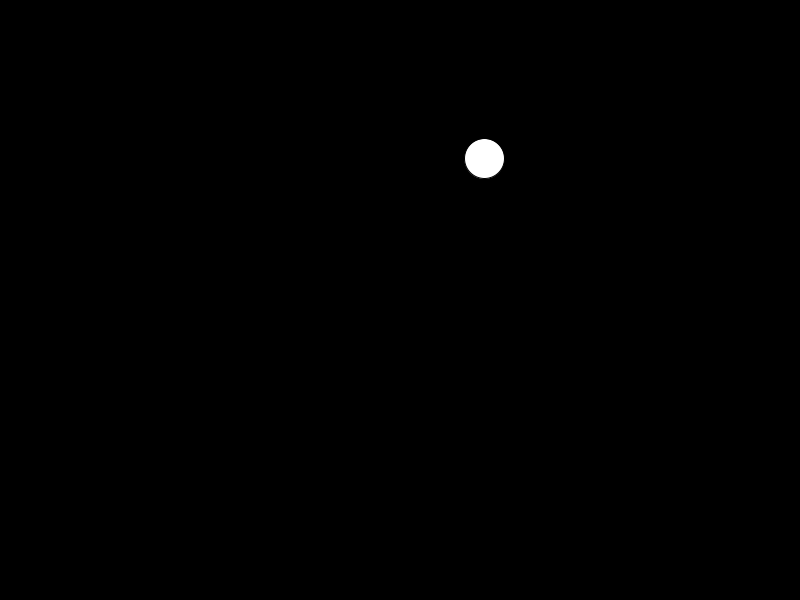
Frame 1 (no input)
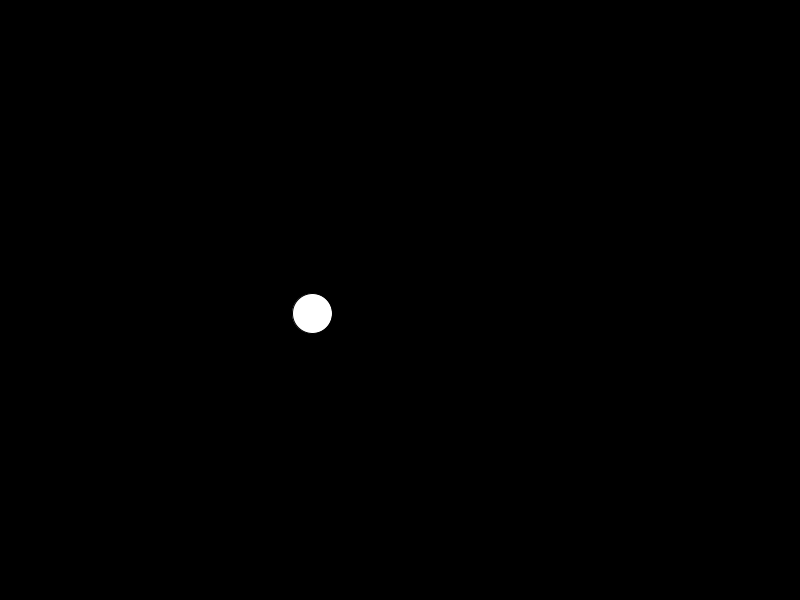
Frame 60 (the mouse pressed at the canvas centre just before this capture)
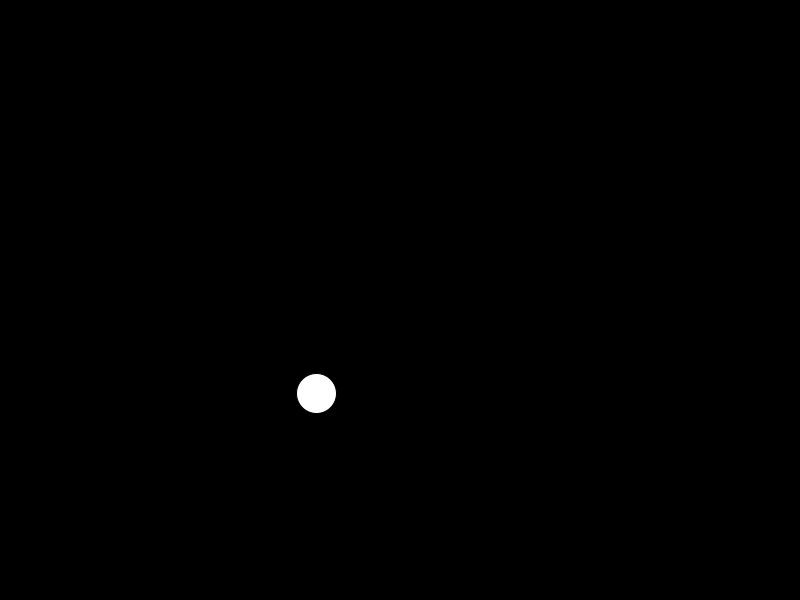
Frame 120 (the mouse held since frame 60 and released just before this capture)

The Processing sketch that drew these frames (run headless with seeded random() and noise(); from frame 60 on, the mouse is pressed at the canvas centre):

// Processing sketch: perlinNoise
// ── perlinNoise.pde
float t = 0;
float t2 = 1000;
void setup() {
  size(800, 600);
  
}

void draw() {
  background(0);
  fill(255);
  t += 0.01;
  t2 += 0.01;
  float x = noise(t);
  float y = noise(t2);
  float w = map(x, 0, 1, 0, width);
  float h = map(y, 0, 1, 0, height);
  ellipse(w, h, 40, 40);
}
